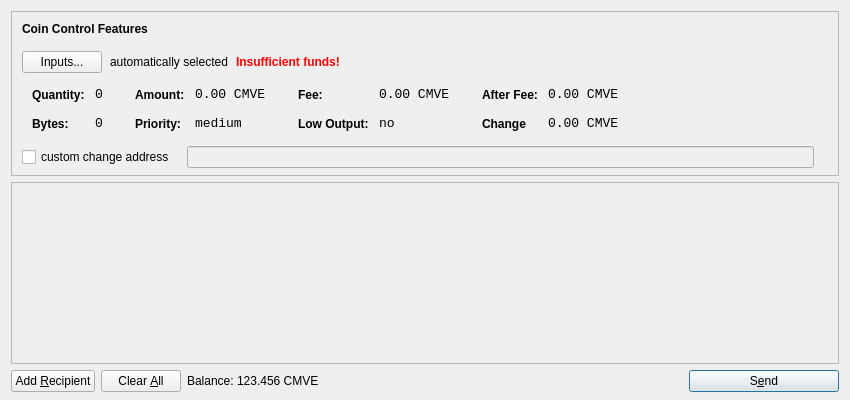
<?xml version="1.0" encoding="UTF-8"?>
<ui version="4.0">
 <class>SendCoinsDialog</class>
 <widget class="QDialog" name="SendCoinsDialog">
  <property name="geometry">
   <rect>
    <x>0</x>
    <y>0</y>
    <width>850</width>
    <height>400</height>
   </rect>
  </property>
  <property name="windowTitle">
   <string>Send Coins</string>
  </property>
  <layout class="QVBoxLayout" name="verticalLayout" stretch="0,1,0">
   <property name="bottomMargin">
    <number>8</number>
   </property>
   <item>
    <widget class="QFrame" name="frameCoinControl">
     <property name="sizePolicy">
      <sizepolicy hsizetype="Expanding" vsizetype="Expanding">
       <horstretch>0</horstretch>
       <verstretch>0</verstretch>
      </sizepolicy>
     </property>
     <property name="maximumSize">
      <size>
       <width>16777215</width>
       <height>16777215</height>
      </size>
     </property>
     <property name="frameShape">
      <enum>QFrame::StyledPanel</enum>
     </property>
     <property name="frameShadow">
      <enum>QFrame::Sunken</enum>
     </property>
     <layout class="QVBoxLayout" name="verticalLayoutCoinControl2">
      <property name="spacing">
       <number>-1</number>
      </property>
      <property name="leftMargin">
       <number>0</number>
      </property>
      <property name="topMargin">
       <number>0</number>
      </property>
      <property name="rightMargin">
       <number>0</number>
      </property>
      <property name="bottomMargin">
       <number>6</number>
      </property>
      <item>
       <layout class="QVBoxLayout" name="verticalLayoutCoinControl" stretch="0,0,0,0,1">
        <property name="spacing">
         <number>0</number>
        </property>
        <property name="leftMargin">
         <number>10</number>
        </property>
        <property name="topMargin">
         <number>10</number>
        </property>
        <item>
         <layout class="QHBoxLayout" name="horizontalLayoutCoinControl1">
          <property name="bottomMargin">
           <number>15</number>
          </property>
          <item>
           <widget class="QLabel" name="labelCoinControlFeatures">
            <property name="sizePolicy">
             <sizepolicy hsizetype="Preferred" vsizetype="Maximum">
              <horstretch>0</horstretch>
              <verstretch>0</verstretch>
             </sizepolicy>
            </property>
            <property name="font">
             <font>
              <weight>75</weight>
              <bold>true</bold>
             </font>
            </property>
            <property name="styleSheet">
             <string notr="true">font-weight:bold;</string>
            </property>
            <property name="text">
             <string>Coin Control Features</string>
            </property>
           </widget>
          </item>
         </layout>
        </item>
        <item>
         <layout class="QHBoxLayout" name="horizontalLayoutCoinControl2" stretch="0,0,0,0">
          <property name="spacing">
           <number>8</number>
          </property>
          <property name="bottomMargin">
           <number>10</number>
          </property>
          <item>
           <widget class="QPushButton" name="pushButtonCoinControl">
            <property name="styleSheet">
             <string notr="true"/>
            </property>
            <property name="text">
             <string>Inputs...</string>
            </property>
           </widget>
          </item>
          <item>
           <widget class="QLabel" name="labelCoinControlAutomaticallySelected">
            <property name="text">
             <string>automatically selected</string>
            </property>
            <property name="margin">
             <number>5</number>
            </property>
           </widget>
          </item>
          <item>
           <widget class="QLabel" name="labelCoinControlInsuffFunds">
            <property name="font">
             <font>
              <weight>75</weight>
              <bold>true</bold>
             </font>
            </property>
            <property name="styleSheet">
             <string notr="true">color:red;font-weight:bold;</string>
            </property>
            <property name="text">
             <string>Insufficient funds!</string>
            </property>
            <property name="margin">
             <number>5</number>
            </property>
           </widget>
          </item>
          <item>
           <spacer name="horizontalSpacerCoinControl">
            <property name="orientation">
             <enum>Qt::Horizontal</enum>
            </property>
            <property name="sizeHint" stdset="0">
             <size>
              <width>40</width>
              <height>1</height>
             </size>
            </property>
           </spacer>
          </item>
         </layout>
        </item>
        <item>
         <widget class="QWidget" name="widgetCoinControl" native="true">
          <property name="sizePolicy">
           <sizepolicy hsizetype="Preferred" vsizetype="Preferred">
            <horstretch>0</horstretch>
            <verstretch>0</verstretch>
           </sizepolicy>
          </property>
          <property name="minimumSize">
           <size>
            <width>0</width>
            <height>0</height>
           </size>
          </property>
          <property name="styleSheet">
           <string notr="true"/>
          </property>
          <layout class="QHBoxLayout" name="horizontalLayoutCoinControl5">
           <property name="leftMargin">
            <number>0</number>
           </property>
           <property name="topMargin">
            <number>0</number>
           </property>
           <property name="rightMargin">
            <number>0</number>
           </property>
           <property name="bottomMargin">
            <number>0</number>
           </property>
           <item>
            <layout class="QHBoxLayout" name="horizontalLayoutCoinControl3" stretch="0,0,0,1">
             <property name="spacing">
              <number>20</number>
             </property>
             <property name="topMargin">
              <number>0</number>
             </property>
             <property name="bottomMargin">
              <number>10</number>
             </property>
             <item>
              <layout class="QFormLayout" name="formLayoutCoinControl1">
               <property name="horizontalSpacing">
                <number>10</number>
               </property>
               <property name="verticalSpacing">
                <number>14</number>
               </property>
               <property name="leftMargin">
                <number>10</number>
               </property>
               <property name="topMargin">
                <number>4</number>
               </property>
               <property name="rightMargin">
                <number>6</number>
               </property>
               <item row="0" column="0">
                <widget class="QLabel" name="labelCoinControlQuantityText">
                 <property name="styleSheet">
                  <string notr="true">font-weight:bold;</string>
                 </property>
                 <property name="text">
                  <string>Quantity:</string>
                 </property>
                 <property name="margin">
                  <number>0</number>
                 </property>
                </widget>
               </item>
               <item row="0" column="1">
                <widget class="QLabel" name="labelCoinControlQuantity">
                 <property name="font">
                  <font>
                   <family>Monospace</family>
                   <pointsize>10</pointsize>
                  </font>
                 </property>
                 <property name="cursor">
                  <cursorShape>IBeamCursor</cursorShape>
                 </property>
                 <property name="contextMenuPolicy">
                  <enum>Qt::ActionsContextMenu</enum>
                 </property>
                 <property name="text">
                  <string>0</string>
                 </property>
                 <property name="margin">
                  <number>0</number>
                 </property>
                 <property name="textInteractionFlags">
                  <set>Qt::LinksAccessibleByMouse|Qt::TextSelectableByKeyboard|Qt::TextSelectableByMouse</set>
                 </property>
                </widget>
               </item>
               <item row="1" column="0">
                <widget class="QLabel" name="labelCoinControlBytesText">
                 <property name="styleSheet">
                  <string notr="true">font-weight:bold;</string>
                 </property>
                 <property name="text">
                  <string>Bytes:</string>
                 </property>
                </widget>
               </item>
               <item row="1" column="1">
                <widget class="QLabel" name="labelCoinControlBytes">
                 <property name="font">
                  <font>
                   <family>Monospace</family>
                   <pointsize>10</pointsize>
                  </font>
                 </property>
                 <property name="cursor">
                  <cursorShape>IBeamCursor</cursorShape>
                 </property>
                 <property name="contextMenuPolicy">
                  <enum>Qt::ActionsContextMenu</enum>
                 </property>
                 <property name="text">
                  <string>0</string>
                 </property>
                 <property name="textInteractionFlags">
                  <set>Qt::LinksAccessibleByMouse|Qt::TextSelectableByKeyboard|Qt::TextSelectableByMouse</set>
                 </property>
                </widget>
               </item>
              </layout>
             </item>
             <item>
              <layout class="QFormLayout" name="formLayoutCoinControl2">
               <property name="horizontalSpacing">
                <number>10</number>
               </property>
               <property name="verticalSpacing">
                <number>14</number>
               </property>
               <property name="leftMargin">
                <number>6</number>
               </property>
               <property name="topMargin">
                <number>4</number>
               </property>
               <property name="rightMargin">
                <number>6</number>
               </property>
               <item row="0" column="0">
                <widget class="QLabel" name="labelCoinControlAmountText">
                 <property name="styleSheet">
                  <string notr="true">font-weight:bold;</string>
                 </property>
                 <property name="text">
                  <string>Amount:</string>
                 </property>
                 <property name="margin">
                  <number>0</number>
                 </property>
                </widget>
               </item>
               <item row="0" column="1">
                <widget class="QLabel" name="labelCoinControlAmount">
                 <property name="font">
                  <font>
                   <family>Monospace</family>
                   <pointsize>10</pointsize>
                  </font>
                 </property>
                 <property name="cursor">
                  <cursorShape>IBeamCursor</cursorShape>
                 </property>
                 <property name="contextMenuPolicy">
                  <enum>Qt::ActionsContextMenu</enum>
                 </property>
                 <property name="text">
                  <string>0.00 CMVE</string>
                 </property>
                 <property name="textInteractionFlags">
                  <set>Qt::LinksAccessibleByMouse|Qt::TextSelectableByKeyboard|Qt::TextSelectableByMouse</set>
                 </property>
                </widget>
               </item>
               <item row="1" column="0">
                <widget class="QLabel" name="labelCoinControlPriorityText">
                 <property name="styleSheet">
                  <string notr="true">font-weight:bold;</string>
                 </property>
                 <property name="text">
                  <string>Priority:</string>
                 </property>
                </widget>
               </item>
               <item row="1" column="1">
                <widget class="QLabel" name="labelCoinControlPriority">
                 <property name="font">
                  <font>
                   <family>Monospace</family>
                   <pointsize>10</pointsize>
                  </font>
                 </property>
                 <property name="cursor">
                  <cursorShape>IBeamCursor</cursorShape>
                 </property>
                 <property name="contextMenuPolicy">
                  <enum>Qt::ActionsContextMenu</enum>
                 </property>
                 <property name="text">
                  <string>medium</string>
                 </property>
                 <property name="textInteractionFlags">
                  <set>Qt::LinksAccessibleByMouse|Qt::TextSelectableByKeyboard|Qt::TextSelectableByMouse</set>
                 </property>
                </widget>
               </item>
              </layout>
             </item>
             <item>
              <layout class="QFormLayout" name="formLayoutCoinControl3">
               <property name="horizontalSpacing">
                <number>10</number>
               </property>
               <property name="verticalSpacing">
                <number>14</number>
               </property>
               <property name="leftMargin">
                <number>6</number>
               </property>
               <property name="topMargin">
                <number>4</number>
               </property>
               <property name="rightMargin">
                <number>6</number>
               </property>
               <item row="0" column="0">
                <widget class="QLabel" name="labelCoinControlFeeText">
                 <property name="styleSheet">
                  <string notr="true">font-weight:bold;</string>
                 </property>
                 <property name="text">
                  <string>Fee:</string>
                 </property>
                 <property name="margin">
                  <number>0</number>
                 </property>
                </widget>
               </item>
               <item row="0" column="1">
                <widget class="QLabel" name="labelCoinControlFee">
                 <property name="font">
                  <font>
                   <family>Monospace</family>
                   <pointsize>10</pointsize>
                  </font>
                 </property>
                 <property name="cursor">
                  <cursorShape>IBeamCursor</cursorShape>
                 </property>
                 <property name="contextMenuPolicy">
                  <enum>Qt::ActionsContextMenu</enum>
                 </property>
                 <property name="text">
                  <string>0.00 CMVE</string>
                 </property>
                 <property name="textInteractionFlags">
                  <set>Qt::LinksAccessibleByMouse|Qt::TextSelectableByKeyboard|Qt::TextSelectableByMouse</set>
                 </property>
                </widget>
               </item>
               <item row="1" column="0">
                <widget class="QLabel" name="labelCoinControlLowOutputText">
                 <property name="styleSheet">
                  <string notr="true">font-weight:bold;</string>
                 </property>
                 <property name="text">
                  <string>Low Output:</string>
                 </property>
                </widget>
               </item>
               <item row="1" column="1">
                <widget class="QLabel" name="labelCoinControlLowOutput">
                 <property name="font">
                  <font>
                   <family>Monospace</family>
                   <pointsize>10</pointsize>
                  </font>
                 </property>
                 <property name="cursor">
                  <cursorShape>IBeamCursor</cursorShape>
                 </property>
                 <property name="contextMenuPolicy">
                  <enum>Qt::ActionsContextMenu</enum>
                 </property>
                 <property name="text">
                  <string>no</string>
                 </property>
                 <property name="textInteractionFlags">
                  <set>Qt::LinksAccessibleByMouse|Qt::TextSelectableByKeyboard|Qt::TextSelectableByMouse</set>
                 </property>
                </widget>
               </item>
              </layout>
             </item>
             <item>
              <layout class="QFormLayout" name="formLayoutCoinControl4">
               <property name="horizontalSpacing">
                <number>10</number>
               </property>
               <property name="verticalSpacing">
                <number>14</number>
               </property>
               <property name="leftMargin">
                <number>6</number>
               </property>
               <property name="topMargin">
                <number>4</number>
               </property>
               <property name="rightMargin">
                <number>6</number>
               </property>
               <item row="0" column="0">
                <widget class="QLabel" name="labelCoinControlAfterFeeText">
                 <property name="styleSheet">
                  <string notr="true">font-weight:bold;</string>
                 </property>
                 <property name="text">
                  <string>After Fee:</string>
                 </property>
                 <property name="margin">
                  <number>0</number>
                 </property>
                </widget>
               </item>
               <item row="0" column="1">
                <widget class="QLabel" name="labelCoinControlAfterFee">
                 <property name="font">
                  <font>
                   <family>Monospace</family>
                   <pointsize>10</pointsize>
                  </font>
                 </property>
                 <property name="cursor">
                  <cursorShape>IBeamCursor</cursorShape>
                 </property>
                 <property name="contextMenuPolicy">
                  <enum>Qt::ActionsContextMenu</enum>
                 </property>
                 <property name="text">
                  <string>0.00 CMVE</string>
                 </property>
                 <property name="textInteractionFlags">
                  <set>Qt::LinksAccessibleByMouse|Qt::TextSelectableByKeyboard|Qt::TextSelectableByMouse</set>
                 </property>
                </widget>
               </item>
               <item row="1" column="0">
                <widget class="QLabel" name="labelCoinControlChangeText">
                 <property name="styleSheet">
                  <string notr="true">font-weight:bold;</string>
                 </property>
                 <property name="text">
                  <string>Change</string>
                 </property>
                </widget>
               </item>
               <item row="1" column="1">
                <widget class="QLabel" name="labelCoinControlChange">
                 <property name="font">
                  <font>
                   <family>Monospace</family>
                   <pointsize>10</pointsize>
                  </font>
                 </property>
                 <property name="cursor">
                  <cursorShape>IBeamCursor</cursorShape>
                 </property>
                 <property name="contextMenuPolicy">
                  <enum>Qt::ActionsContextMenu</enum>
                 </property>
                 <property name="text">
                  <string>0.00 CMVE</string>
                 </property>
                 <property name="textInteractionFlags">
                  <set>Qt::LinksAccessibleByMouse|Qt::TextSelectableByKeyboard|Qt::TextSelectableByMouse</set>
                 </property>
                </widget>
               </item>
              </layout>
             </item>
            </layout>
           </item>
          </layout>
         </widget>
        </item>
        <item>
         <layout class="QHBoxLayout" name="horizontalLayoutCoinControl4" stretch="0,0,0">
          <property name="spacing">
           <number>12</number>
          </property>
          <property name="sizeConstraint">
           <enum>QLayout::SetDefaultConstraint</enum>
          </property>
          <property name="topMargin">
           <number>5</number>
          </property>
          <property name="rightMargin">
           <number>5</number>
          </property>
          <item>
           <widget class="QCheckBox" name="checkBoxCoinControlChange">
            <property name="text">
             <string>custom change address</string>
            </property>
           </widget>
          </item>
          <item>
           <widget class="QLineEdit" name="lineEditCoinControlChange">
            <property name="enabled">
             <bool>false</bool>
            </property>
            <property name="sizePolicy">
             <sizepolicy hsizetype="Expanding" vsizetype="Fixed">
              <horstretch>0</horstretch>
              <verstretch>0</verstretch>
             </sizepolicy>
            </property>
           </widget>
          </item>
          <item>
           <widget class="QLabel" name="labelCoinControlChangeLabel">
            <property name="sizePolicy">
             <sizepolicy hsizetype="Preferred" vsizetype="Expanding">
              <horstretch>0</horstretch>
              <verstretch>0</verstretch>
             </sizepolicy>
            </property>
            <property name="minimumSize">
             <size>
              <width>0</width>
              <height>0</height>
             </size>
            </property>
            <property name="text">
             <string/>
            </property>
            <property name="margin">
             <number>3</number>
            </property>
           </widget>
          </item>
         </layout>
        </item>
        <item>
         <spacer name="verticalSpacerCoinControl">
          <property name="orientation">
           <enum>Qt::Vertical</enum>
          </property>
          <property name="sizeHint" stdset="0">
           <size>
            <width>800</width>
            <height>1</height>
           </size>
          </property>
         </spacer>
        </item>
       </layout>
      </item>
     </layout>
    </widget>
   </item>
   <item>
    <widget class="QScrollArea" name="scrollArea">
     <property name="widgetResizable">
      <bool>true</bool>
     </property>
     <widget class="QWidget" name="scrollAreaWidgetContents">
      <property name="geometry">
       <rect>
        <x>0</x>
        <y>0</y>
        <width>824</width>
        <height>141</height>
       </rect>
      </property>
      <layout class="QVBoxLayout" name="verticalLayout_2">
       <property name="leftMargin">
        <number>0</number>
       </property>
       <property name="topMargin">
        <number>0</number>
       </property>
       <property name="rightMargin">
        <number>0</number>
       </property>
       <property name="bottomMargin">
        <number>0</number>
       </property>
       <item>
        <layout class="QVBoxLayout" name="entries">
         <property name="spacing">
          <number>6</number>
         </property>
        </layout>
       </item>
       <item>
        <spacer name="verticalSpacer">
         <property name="orientation">
          <enum>Qt::Vertical</enum>
         </property>
         <property name="sizeHint" stdset="0">
          <size>
           <width>20</width>
           <height>40</height>
          </size>
         </property>
        </spacer>
       </item>
      </layout>
     </widget>
    </widget>
   </item>
   <item>
    <layout class="QHBoxLayout" name="horizontalLayout">
     <item>
      <widget class="QPushButton" name="addButton">
       <property name="toolTip">
        <string>Send to multiple recipients at once</string>
       </property>
       <property name="text">
        <string>Add &amp;Recipient</string>
       </property>
       <property name="icon">
        <iconset resource="../bitcoin.qrc">
         <normaloff>:/icons/add</normaloff>:/icons/add</iconset>
       </property>
       <property name="autoDefault">
        <bool>false</bool>
       </property>
      </widget>
     </item>
     <item>
      <widget class="QPushButton" name="clearButton">
       <property name="sizePolicy">
        <sizepolicy hsizetype="Minimum" vsizetype="Fixed">
         <horstretch>0</horstretch>
         <verstretch>0</verstretch>
        </sizepolicy>
       </property>
       <property name="toolTip">
        <string>Remove all transaction fields</string>
       </property>
       <property name="text">
        <string>Clear &amp;All</string>
       </property>
       <property name="icon">
        <iconset resource="../bitcoin.qrc">
         <normaloff>:/icons/remove</normaloff>:/icons/remove</iconset>
       </property>
       <property name="autoRepeatDelay">
        <number>300</number>
       </property>
       <property name="autoDefault">
        <bool>false</bool>
       </property>
      </widget>
     </item>
     <item>
      <layout class="QHBoxLayout" name="horizontalLayout_2">
       <property name="spacing">
        <number>3</number>
       </property>
       <item>
        <widget class="QLabel" name="label">
         <property name="sizePolicy">
          <sizepolicy hsizetype="Preferred" vsizetype="Fixed">
           <horstretch>0</horstretch>
           <verstretch>0</verstretch>
          </sizepolicy>
         </property>
         <property name="text">
          <string>Balance:</string>
         </property>
        </widget>
       </item>
       <item>
        <widget class="QLabel" name="labelBalance">
         <property name="sizePolicy">
          <sizepolicy hsizetype="Preferred" vsizetype="Fixed">
           <horstretch>0</horstretch>
           <verstretch>0</verstretch>
          </sizepolicy>
         </property>
         <property name="cursor">
          <cursorShape>IBeamCursor</cursorShape>
         </property>
         <property name="text">
          <string>123.456 CMVE</string>
         </property>
         <property name="textInteractionFlags">
          <set>Qt::LinksAccessibleByMouse|Qt::TextSelectableByKeyboard|Qt::TextSelectableByMouse</set>
         </property>
        </widget>
       </item>
      </layout>
     </item>
     <item>
      <spacer name="horizontalSpacer">
       <property name="orientation">
        <enum>Qt::Horizontal</enum>
       </property>
       <property name="sizeHint" stdset="0">
        <size>
         <width>40</width>
         <height>20</height>
        </size>
       </property>
      </spacer>
     </item>
     <item>
      <widget class="QPushButton" name="sendButton">
       <property name="minimumSize">
        <size>
         <width>150</width>
         <height>0</height>
        </size>
       </property>
       <property name="toolTip">
        <string>Confirm the send action</string>
       </property>
       <property name="text">
        <string>S&amp;end</string>
       </property>
       <property name="icon">
        <iconset resource="../bitcoin.qrc">
         <normaloff>:/icons/send</normaloff>:/icons/send</iconset>
       </property>
       <property name="default">
        <bool>true</bool>
       </property>
      </widget>
     </item>
    </layout>
   </item>
  </layout>
 </widget>
 <resources>
  <include location="../bitcoin.qrc"/>
 </resources>
 <connections/>
</ui>
